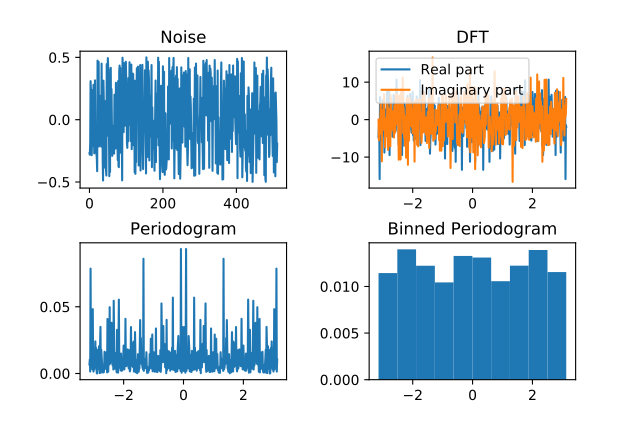

The script that drew this image:
"""
Author: Pruthvi Suryadevara
Email:  pruthvi.suryadevara@tifr.res.in
Finding Power Spectrum Density of a noise

"""

import numpy as np
import matplotlib.pyplot as plt
import numpy.fft as ft
import scipy.stats as st


y = np.loadtxt("noise.txt")
ky = ft.fftshift(ft.fft(y))                         # Taking FFT
k = 2*np.pi*ft.fftshift(ft.fftfreq(len(y), 1))      # Finding Frequency
plt.subplot(2, 2, 1, title="Noise")
plt.plot(y)
plt.subplot(2, 2, 2, title="DFT")
plt.plot(k, np.real(ky), label="Real part")
plt.plot(k, np.imag(ky), label="Imaginary part")
plt.legend()
plt.subplot(2, 2, 3, title="Periodogram")
Pky = (np.abs(ky)**2)/(len(y)*2*np.pi)              # Finding Periodogram and plotting
plt.plot(k, Pky)
plt.subplot(2, 2, 4, title="Binned Periodogram")    # Binning Periodogram
ky_bin, k_be, binnumber = st.binned_statistic(k, Pky, bins=10)
k_bins = (k_be[0:len(k_be)-1]+k_be[1:len(k_be)])/2
plt.bar(k_bins, ky_bin, width=k_be[1]-k_be[0])
plt.subplots_adjust(wspace=0.4, hspace=0.4)
plt.show()
